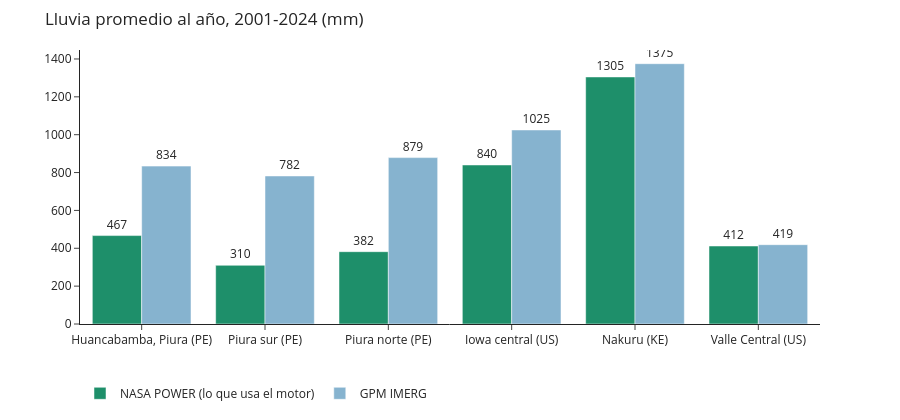

This figure's notebook cell:
### Code cell
fig = go.Figure()
fig.add_bar(name='NASA POWER (lo que usa el motor)', x=lluvia.lugar, y=lluvia.power_mm_año, marker_color='#1E8F6A',
            text=lluvia.power_mm_año, textposition='outside')
fig.add_bar(name='GPM IMERG', x=lluvia.lugar, y=lluvia.imerg_mm_año, marker_color='#86B3CF',
            text=lluvia.imerg_mm_año, textposition='outside')
fig.update_layout(title='Lluvia promedio al año, 2001-2024 (mm)', barmode='group', template='simple_white', height=420,
                  legend=dict(orientation='h', y=-0.2), margin=dict(t=50))
fig.show()

### Figure 1 — Plotly figure (JSON) as saved in the notebook; plotly's stock layout.template omitted (floating-point values rounded to 4 significant figures)
{"data": [{"marker": {"color": "#1E8F6A"}, "name": "NASA POWER (lo que usa el motor)", "text": [467.0, 310.0, 382.0, 840.0, 1305.0, 412.0], "textposition": "outside", "type": "bar", "x": ["Huancabamba, Piura (PE)", "Piura sur (PE)", "Piura norte (PE)", "Iowa central (US)", "Nakuru (KE)", "Valle Central (US)"], "y": [467, 310, 382, 840, 1305, 412]}, {"marker": {"color": "#86B3CF"}, "name": "GPM IMERG", "text": [834.0, 782.0, 879.0, 1025.0, 1375.0, 419.0], "textposition": "outside", "type": "bar", "x": ["Huancabamba, Piura (PE)", "Piura sur (PE)", "Piura norte (PE)", "Iowa central (US)", "Nakuru (KE)", "Valle Central (US)"], "y": [834, 782, 879, 1025, 1375, 419]}], "layout": {"barmode": "group", "height": 420, "legend": {"orientation": "h", "y": -0.2}, "margin": {"t": 50}, "title": {"text": "Lluvia promedio al año, 2001-2024 (mm)"}}}
